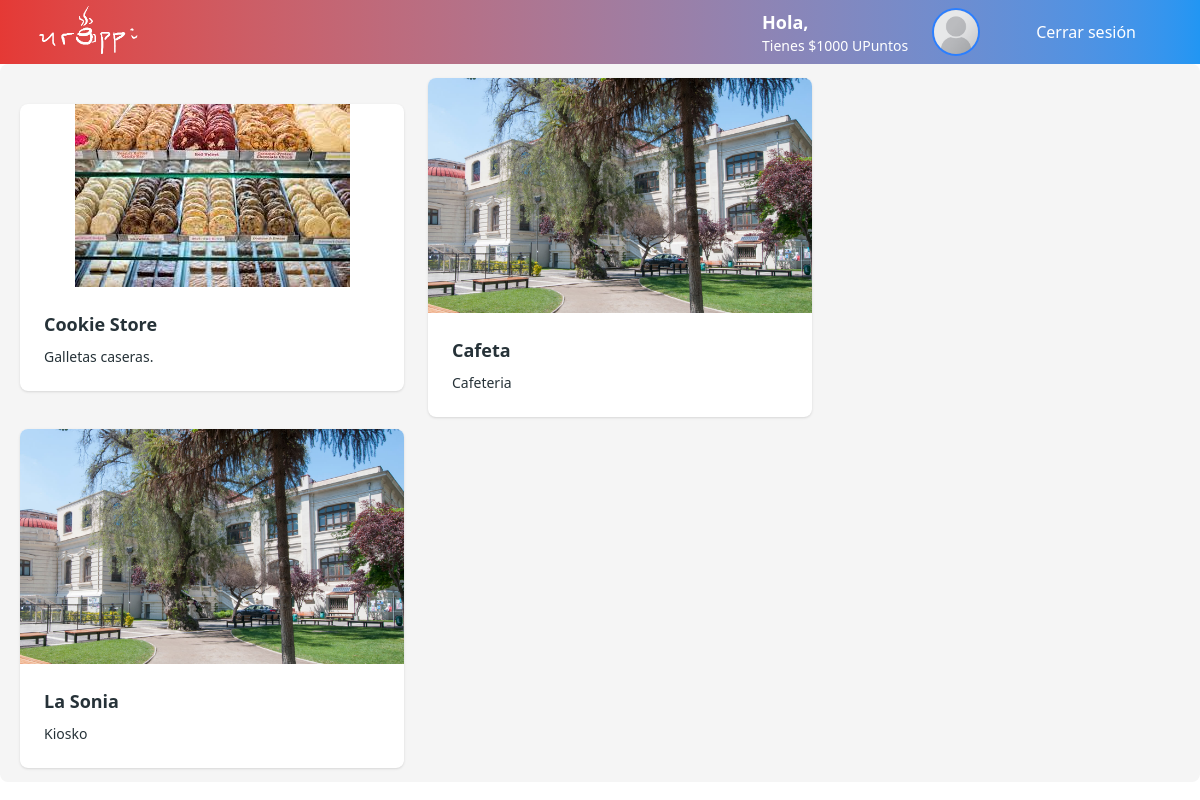
The app's page / (signed in) with its own data.
### urappiapp/models.py (models this page shows, shortened)
class Shop(models.Model):
    shopID = models.AutoField(primary_key=True)  # ID único de la tienda
    shopDescription = models.TextField()  # Descripción de la tienda
    openTime = models.TimeField()  # Hora de apertura
    closingTime = models.TimeField()  # Hora de cierre
    shopName = models.CharField(max_length=32)  # Nombre de la tienda
    shopImage = models.ImageField(upload_to="stores/", null=True, blank=True)  # Imagen de la tienda
    location = models.TextField()  # Ubicación de la tienda

### home/views.py (the view)
# urls.py: path("", home_views.index, name="home"),
def index(request):
    tiendas = Shop.objects.all()
    usuario = {
        "nombre": "Juan Carlos", "upuntos":1000, "profilePic": "app_comprador/svg/portrait_placeholder.png"
    }
    info = {"usuario": usuario, "tiendas": tiendas}
    return render(request, 'app_comprador/stores_view.html', info)

### app_comprador/templates/app_comprador/stores_view.html (shortened to what this page needs)
{% extends 'urappi/base.html' %}
{% block content %}
<div class="menu menu-horizontal items-center bg-base-200 rounded-box">
  {% for tienda in tiendas %}
    {% include "app_comprador/stores_view/_store_detail.html" %}
  {% endfor %}
</div>
{% endblock content %}

### app_comprador/templates/app_comprador/stores_view/_store_detail.html
{% load static %}
<li>
  <a href="{% url 'show_store_menu' tienda.shopID %}">
    <div class="card bg-base-100 w-96 shadow-sm">
      <figure>
        <img
        src="/media/{{ tienda.shopImage }}"
        alt="{{ tienda.shopName }}"
        />
      </figure>
      <div class="card-body">
        <h3 class="card-title">{{ tienda.shopName }}</h3>
        <p class="">{{ tienda.shopDescription }}</p>
      </div>
    </div>
  </a>
</li>

### records on screen
Shop: shopImage (picture), shopName "Cookie Store", shopDescription "Galletas caseras."
Shop: shopImage (picture), shopName "Cafeta", shopDescription "Cafeteria"
Shop: shopImage (picture), shopName "La Sonia", shopDescription "Kiosko"

### other values on screen
{{ usuario.upuntos }} "1000"
